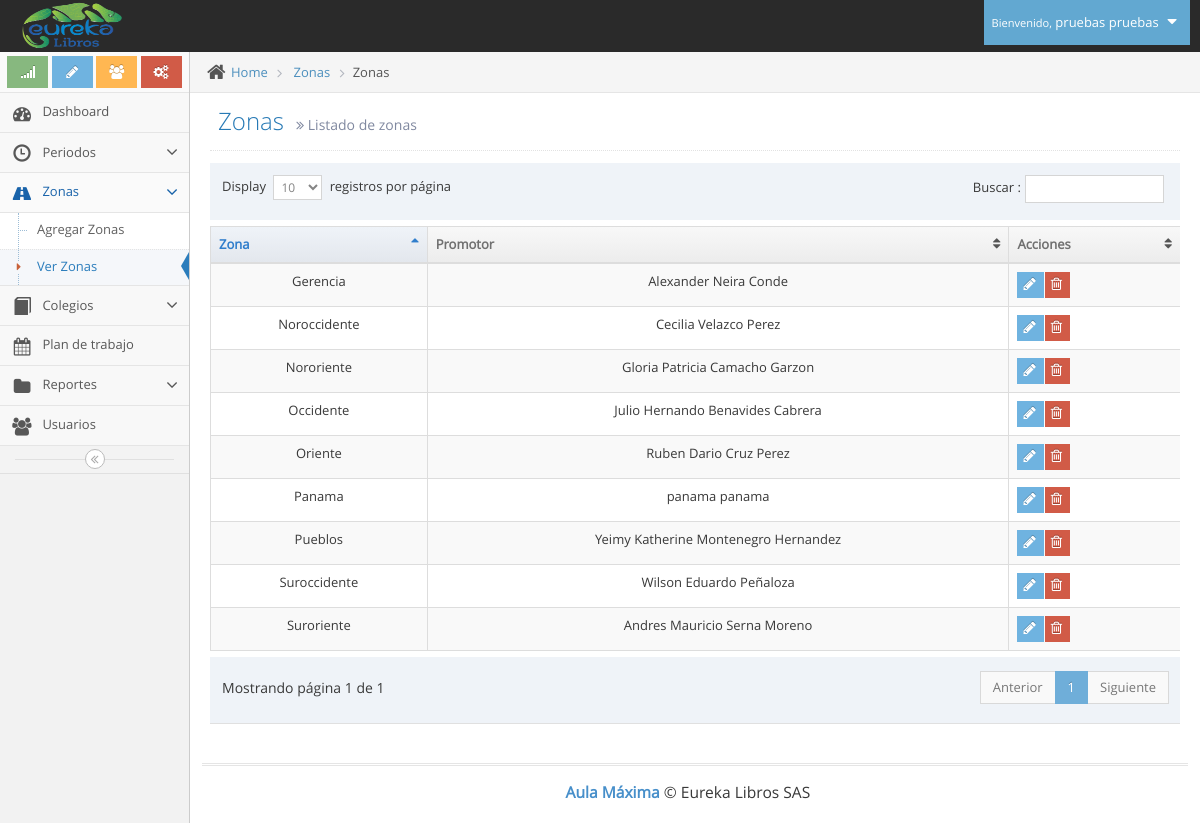
Page /ver_zonas.php (signed in) on the earlier database version.
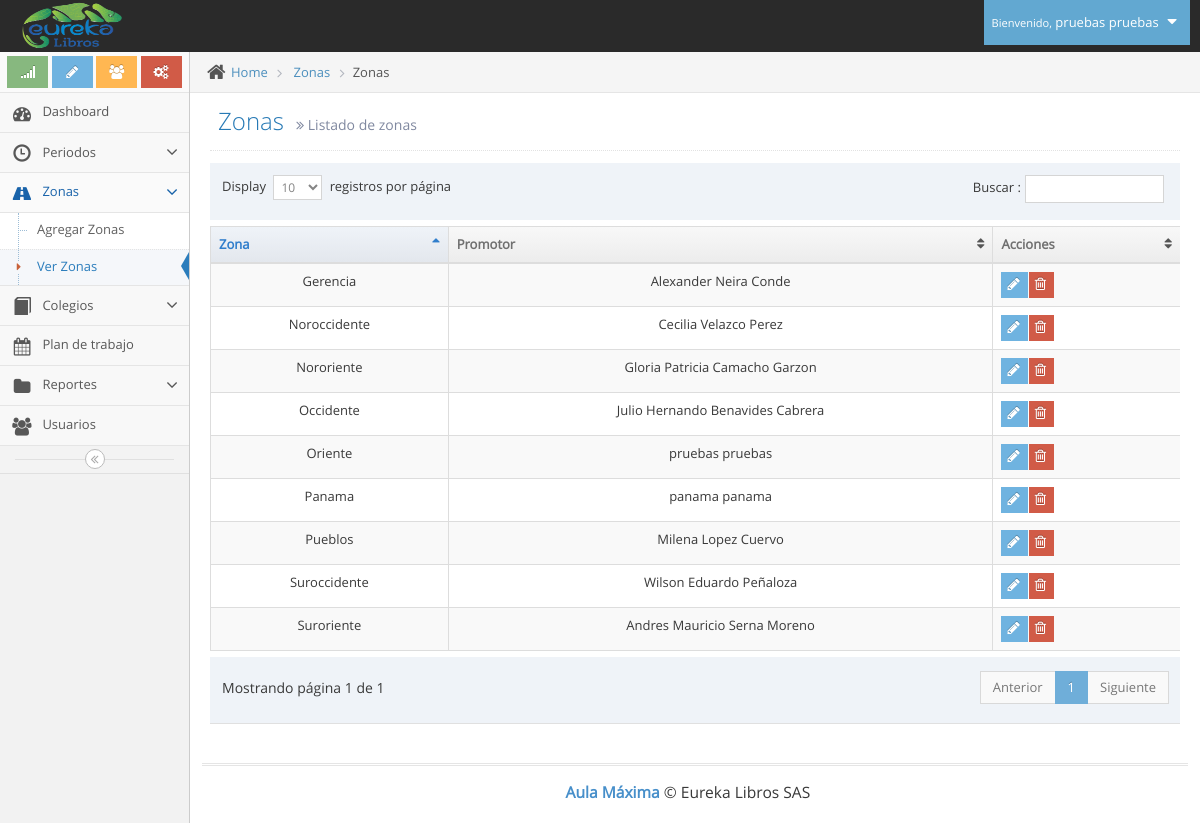
Same page on the later database version.
### tables this page shows
CREATE TABLE `usuarios` (
  `id` int(11) NOT NULL,
  `tipo` int(11) NOT NULL,
  `id_pais` int(11) NOT NULL,
  `cedula` varchar(12) NOT NULL,
  `nombres` varchar(100) NOT NULL,
  `apellidos` varchar(100) NOT NULL,
  `telefono` varchar(12) NOT NULL,
  `direccion` varchar(100) NOT NULL,
  `correo` varchar(100) NOT NULL,
  `clave` varchar(100) NOT NULL,
  `cod_zona` varchar(10) NOT NULL
);

CREATE TABLE `zonas` (
  `id` int(11) NOT NULL,
  `codigo` varchar(8) NOT NULL,
  `zona` varchar(100) NOT NULL
);

### ver_zonas.php (the view, shortened to what this page needs)
<!DOCTYPE html>
<html lang="es">
	<head>
		<link rel="stylesheet" href="assets/css/bootstrap.min.css" />
		<link rel="stylesheet" href="assets/font-awesome/4.5.0/css/font-awesome.min.css" />
		<link rel="stylesheet" href="assets/css/jquery-ui.min.css" />
		<link rel="stylesheet" href="assets/css/bootstrap-datepicker3.min.css" />
		<link href="assets/js/dataTables/dataTables.bootstrap.css" rel="stylesheet" />
		<link rel="stylesheet" href="assets/css/ace.min.css" class="ace-main-stylesheet" id="main-ace-style" />
		<link rel="stylesheet" href="assets/css/ace-skins.min.css" />
		<link rel="stylesheet" href="assets/css/ace-rtl.min.css" />
	</head>
	<body class="no-skin">
		<?php include("template/nav.php"); ?>
		<div class="main-container ace-save-state" id="main-container">
			<?php include("template/sidebar.php"); ?>
			<div class="main-content">
				<div class="main-content-inner">
					<div class="breadcrumbs ace-save-state" id="breadcrumbs">
						<ul class="breadcrumb">
							<li>
								<i class="ace-icon fa fa-home home-icon"></i>
								<a href="#">Home</a>
							</li>
							<li>
								<a href="#">Zonas</a>
							</li>
							<li class="active">Zonas</li>
						</ul>
					</div>
					<div class="page-content">
						<div class="page-header">
							<h1>
								Zonas
								<small>
									<i class="ace-icon fa fa-angle-double-right"></i>
									Listado de zonas
								</small>
							</h1>
						</div>
						<div class="row">
							<div class="col-xs-12">
							<?php
                                include("conexion/bdd.php");
                                $sql = "SELECT id, codigo, zona FROM zonas";
								$req = $bdd->prepare($sql);
								$req->execute();
								$zonas = $req->fetchAll();
                            ?>
                            <div class="table-responsive">
                                <table class="table table-striped table-bordered table-hover" id="dataTables-example">
                                    <thead>
                                        <tr>
                                            <th>Zona</th>
                                            <th>Promotor</th>
                                            <th>Acciones</th>
                                        </tr>
                                    </thead>
                                    <tbody>
                                        <?php
                                        	foreach($zonas as $zona) {
                                        		$sql = "SELECT nombres, apellidos FROM usuarios WHERE cod_zona='".$zona["codigo"]."'";
												$req = $bdd->prepare($sql);
												$req->execute();
												$promotor = $req->fetch();
												$nombre_c=$promotor["nombres"]." ".$promotor["apellidos"];
                                                echo'<tr class="odd gradeX">';
                                                echo'<td class="center">'.$zona["zona"].'</td>';
                                                echo'<td class="center">'.$nombre_c.'</td>';
                                                echo '<td>
														<div class="hidden-sm hidden-xs btn-group">
															<a class="btn btn-xs btn-info" href="zona.php?cod_zona='.$zona["codigo"].'">
																<i class="ace-icon fa fa-pencil bigger-120"></i>
															</a>
															<button class="btn btn-xs btn-danger">
																<i class="ace-icon fa fa-trash-o bigger-120"></i>
															</button>
														</div>
														<div class="hidden-md hidden-lg">
															<div class="inline pos-rel">
																<button class="btn btn-minier btn-primary dropdown-toggle" data-toggle="dropdown" data-position="auto">
																	<i class="ace-icon fa fa-cog icon-only bigger-110"></i>
																</button>
																<ul class="dropdown-menu dropdown-only-icon dropdown-yellow dropdown-menu-right dropdown-caret dropdown-close">
																	<li>
																		<a href="zona.php?id_zona='.$zona["id"].'" class="tooltip-success" data-rel="tooltip" title="Edit">
																			<span class="green">
																				<i class="ace-icon fa fa-pencil-square-o bigger-120"></i>
																			</span>
																		</a>
																	</li>
																	<li>
																		<a href="#" class="tooltip-error" data-rel="tooltip" title="Delete">
																			<span class="red">
																				<i class="ace-icon fa fa-trash-o bigger-120"></i>
																			</span>
																		</a>
																	</li>
																</ul>
															</div>
														</div>
													</td>';
                                            }
                                         ?>
                                        </tr>
                                    </tbody>
                                </table>
                            </div>
							</div>
						</div>
					</div>
				</div>
			</div>
			<div class="footer">
				<div class="footer-inner">
					<div class="footer-content">
						<span class="bigger-120">
							<span class="blue bolder">Aula Máxima</span>
							 &copy; Eureka Libros SAS
						</span>
					</div>
				</div>
			</div>
		</div>
	</body>
</html>

### template/nav.php (shortened to what this page needs)
<div id="navbar" class="navbar navbar-default          ace-save-state">
			<div class="navbar-container ace-save-state" id="navbar-container">
				<div class="navbar-header pull-left">
					<a href="index.php" class="navbar-brand">
						<small>
							<img src="assets/images/logo_eureka.png" alt="" class="" height="50px" width="100px">
						</small>
					</a>
				</div>
				<div class="navbar-buttons navbar-header pull-right" role="navigation">
					<ul class="nav ace-nav">
						<li class="light-blue dropdown-modal">
							<a data-toggle="dropdown" href="#" class="dropdown-toggle">
								<?php
									require_once('conexion/bdd.php');
									$sql = "SELECT nombres,apellidos FROM usuarios WHERE id='".$_SESSION['id']."'";
									$req = $bdd->prepare($sql);
									$req->execute();
									$usuario = $req->fetch();
									$nombre_completo=$usuario["nombres"]." ".$usuario["apellidos"];
								?>
									<small>Bienvenido,</small>
									<?php echo $nombre_completo; ?>
								<i class="ace-icon fa fa-caret-down"></i>
							</a>
						</li>
					</ul>
				</div>
			</div>
		</div>

### template/sidebar.php (shortened to what this page needs)
<div id="sidebar" class="sidebar                  responsive                    ace-save-state">
				<div class="sidebar-shortcuts" id="sidebar-shortcuts">
					<div class="sidebar-shortcuts-large" id="sidebar-shortcuts-large">
						<button class="btn btn-success">
							<i class="ace-icon fa fa-signal"></i>
						</button>
						<button class="btn btn-info">
							<i class="ace-icon fa fa-pencil"></i>
						</button>
						<button class="btn btn-warning">
							<i class="ace-icon fa fa-users"></i>
						</button>
						<button class="btn btn-danger">
							<i class="ace-icon fa fa-cogs"></i>
						</button>
					</div>
				</div>
				<ul class="nav nav-list">
					<li class="inicio">
						<a href="index.php">
							<i class="menu-icon fa fa-tachometer"></i>
							<span class="menu-text"> Dashboard </span>
						</a>
					</li>
					<?php if ( ($_SESSION["tipo"] ==1) ) {?>
					<li class="abrir_periodos">
						<a href="#" class="dropdown-toggle">
							<i class="menu-icon glyphicon glyphicon-time"></i>
							<span class="menu-text"> Periodos </span>
							<b class="arrow fa fa-angle-down"></b>
						</a>
					</li>
					<?php } ?>
					<?php if ( ($_SESSION["tipo"] ==1) ) {?>
					<li class="abrir_zonas">
						<a href="#" class="dropdown-toggle">
							<i class="menu-icon fa fa-road"></i>
							<span class="menu-text"> Zonas </span>
							<b class="arrow fa fa-angle-down"></b>
						</a>
						<ul class="submenu">
							<li class="agregar_zona">
								<a href="agregar_zonas.php">
									Agregar Zonas
								</a>
							</li>
							<li class="ver_zonas">
								<a href="ver_zonas.php">
									<i class="menu-icon fa fa-caret-right"></i>
									Ver Zonas
								</a>
							</li>
						</ul>
					</li>
					<?php } ?>
					<li class="abrir_colegios">
						<a href="#" class="dropdown-toggle">
							<i class="menu-icon glyphicon glyphicon-book"></i>
							<span class="menu-text"> Colegios </span>
							<b class="arrow fa fa-angle-down"></b>
						</a>
					</li>
					<li class="plan_trabajo">
						<a href="calendar.php">
							<i class="menu-icon fa fa-calendar"></i>
							<span class="menu-text">
								Plan de trabajo
							</span>
						</a>
					</li>
					<li class="abrir_reportes">
						<a href="#" class="dropdown-toggle">
							<i class="menu-icon fa fa-folder"></i>
							<span class="menu-text"> Reportes </span>
							<b class="arrow fa fa-angle-down"></b>
						</a>
						</li>
					</ul>
					<?php if ( ($_SESSION["tipo"] ==1) ) {?>
							<li class="usuarios">
								<a href="usuarios.php">
									<i class="menu-icon fa fa-users"></i>
									<span class="menu-text">
										Usuarios
									</span>
								</a>
							</li>
						<?php } ?>
				<div class="sidebar-toggle sidebar-collapse" id="sidebar-collapse">
					<i id="sidebar-toggle-icon" class="ace-icon fa fa-angle-double-left ace-save-state" data-icon1="ace-icon fa fa-angle-double-left" data-icon2="ace-icon fa fa-angle-double-right"></i>
				</div>
			</div>

Differences in the rows shown:
computed for zonas "Oriente": usuarios.nombres+apellidos "Ruben Dario Cruz Perez" → "pruebas pruebas"
changed through a linked row, zonas "Pueblos": usuarios.nombres+apellidos "Yeimy Katherine Montenegro Hernandez" → "Milena Lopez Cuervo"
